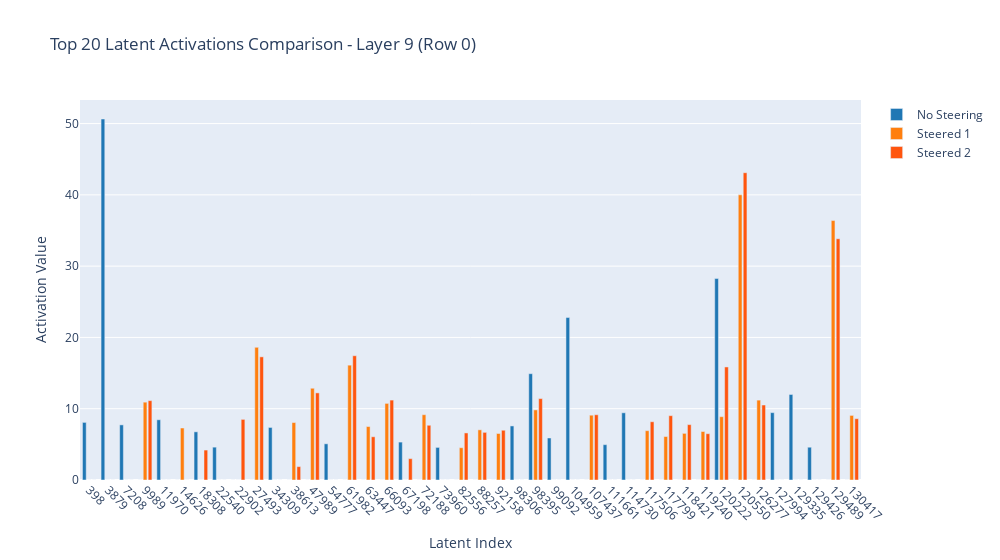

This figure's notebook cell:
### Markdown cell above
### Result 2: Reduced x-axis to relevant data

### Code cell
row_num=0
plot_activations_comparison_v2(correct_df, row_num, top_n=20)  # Replace 0 with any row number you want to analyze. The row numbers correlate to the prompt, so the first prompt read from a folder, is row 0. It may have a different prompt ID, however #TODO

### Figure 1 — Plotly figure (JSON) as saved in the notebook; plotly's stock layout.template omitted (floating-point values rounded to 4 significant figures)
{"data": [{"marker": {"color": "#1f77b4"}, "name": "No Steering", "type": "bar", "width": 0.2, "x": ["398", "3879", "7208", "9989", "11970", "14626", "18308", "22540", "22902", "27493", "34309", "38613", "47989", "54777", "61982", "63447", "66093", "67198", "72188", "73960", "82556", "88257", "92158", "98306", "98395", "99092", "104959", "107437", "111661", "114730", "117506", "117799", "118421", "119240", "120222", "120550", "126277", "127994", "129335", "129426", "129489", "130417"], "y": [8.08, 50.64, 7.733, 0, 8.45, 0, 6.759, 4.608, 0, 0, 7.372, 0, 0, 5.077, 0, 0, 0, 5.319, 0, 4.572, 0, 0, 0, 7.584, 14.91, 5.893, 22.79, 0, 4.958, 9.428, 0, 0, 0, 0, 28.26, 0, 0, 9.451, 12.0, 4.598, 0, 0]}, {"marker": {"color": "#ff7f0e"}, "name": "Steered 1", "type": "bar", "width": 0.2, "x": ["398", "3879", "7208", "9989", "11970", "14626", "18308", "22540", "22902", "27493", "34309", "38613", "47989", "54777", "61982", "63447", "66093", "67198", "72188", "73960", "82556", "88257", "92158", "98306", "98395", "99092", "104959", "107437", "111661", "114730", "117506", "117799", "118421", "119240", "120222", "120550", "126277", "127994", "129335", "129426", "129489", "130417"], "y": [0, 0, 0, 10.92, 0, 7.291, 0, 0, 0, 18.61, 0, 8.061, 12.87, 0, 16.11, 7.498, 10.75, 0, 9.159, 0, 4.529, 7.038, 6.525, 0, 9.832, 0, 0, 9.091, 0, 0, 6.919, 6.099, 6.542, 6.803, 8.881, 40.0, 11.21, 0, 0, 0, 36.4, 9.061]}, {"marker": {"color": "#FF550E"}, "name": "Steered 2", "type": "bar", "width": 0.2, "x": ["398", "3879", "7208", "9989", "11970", "14626", "18308", "22540", "22902", "27493", "34309", "38613", "47989", "54777", "61982", "63447", "66093", "67198", "72188", "73960", "82556", "88257", "92158", "98306", "98395", "99092", "104959", "107437", "111661", "114730", "117506", "117799", "118421", "119240", "120222", "120550", "126277", "127994", "129335", "129426", "129489", "130417"], "y": [0, 0, 0, 11.13, 0, 0, 4.2, 0, 8.502, 17.28, 0, 1.878, 12.22, 0, 17.43, 6.064, 11.21, 2.995, 7.677, 0, 6.601, 6.682, 6.981, 0, 11.42, 0, 0, 9.154, 0, 0, 8.169, 9.023, 7.767, 6.495, 15.86, 43.11, 10.52, 0, 0, 0, 33.84, 8.599]}], "layout": {"barmode": "group", "showlegend": true, "title": {"text": "Top 20 Latent Activations Comparison - Layer 9 (Row 0)"}, "width": 1000, "xaxis": {"tickangle": 45, "title": {"text": "Latent Index"}, "type": "category"}, "yaxis": {"title": {"text": "Activation Value"}}}}
